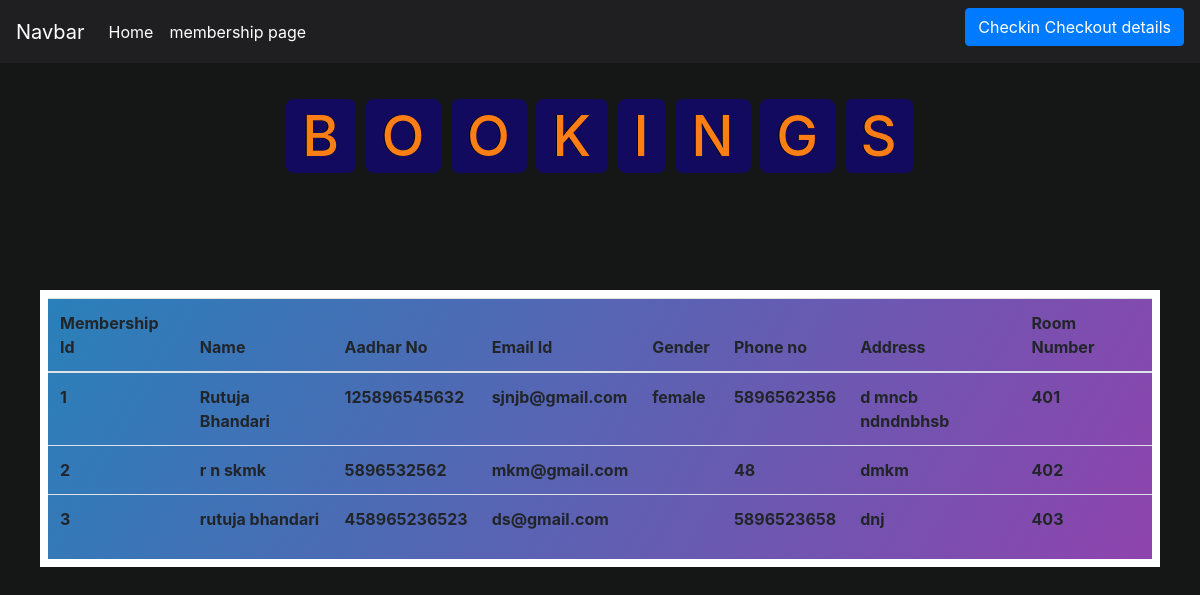
Before: /admin/membershipallbooking.php with the older database file.
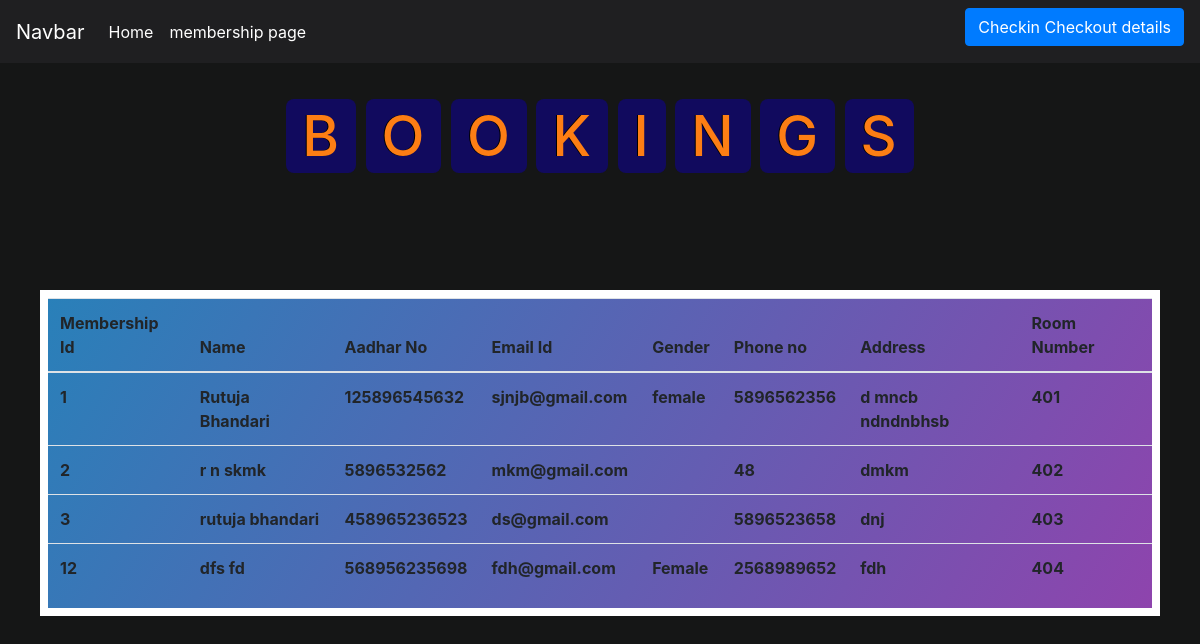
After: the same page with the newer database file.
### tables this page shows
CREATE TABLE `membership` (
  `membership_id` int(2) NOT NULL,
  `first_name` varchar(50) NOT NULL,
  `middle_name` varchar(50) NOT NULL,
  `last_name` varchar(50) NOT NULL,
  `aadhar` bigint(12) NOT NULL,
  `email` varchar(50) NOT NULL,
  `gender` varchar(11) NOT NULL,
  `phone_no` bigint(10) NOT NULL,
  `address` varchar(250) NOT NULL,
  `room_no` int(3) NOT NULL,
  `verified` varchar(3) NOT NULL DEFAULT 'no'
);

### admin/membershipallbooking.php (the view, shortened to what this page needs)
<?php
include ("connections.php");
?>
<!doctype html>
<html lang="en">
  <head>
    <link rel="stylesheet" href="https://cdn.jsdelivr.net/npm/bootstrap@4.4.1/dist/css/bootstrap.min.css">
    <link rel="stylesheet" href="css/index.css">
  </head>
  <body>
    <header>
    <div class="navIndex ">
    <nav class="navbar navbar-expand-lg   ">
      <a class="navbar-brand navcolor" href="#">Navbar</a>
        <div class="collapse navbar-collapse" id="navbarSupportedContent">
        <ul class="navbar-nav mr-auto">
            <li class="nav-item active">
              <a class="nav-link navcolor" href="index.php">Home <span class="sr-only">(current)</span></a>
            </li>
            <li class="nav-item active">
              <a class="nav-link navcolor" href="membership.php">membership page <span class="sr-only">(current)</span></a>
            </li>
            </ul>
          <div class="btn-group" role="group" aria-label="Button group with nested dropdown">
          <a class="btn btn-primary" href="roomdetails.php" role="button" >Checkin Checkout details</a>
          </div>
          </div>
        </div>
    </header>
    <h1 class="heading">
        <span >B</span>
        <span >O</span>
        <span >O</span>
        <span >K</span>
        <span >I</span>
        <span >N</span>
        <span >G</span>
        <span >S</span>
    </h1>
    <div class="panel-body booking">
                      <div class="table-responsive">
                      <table class="table">
                      <thead>
                      <tr>
                      <th>Membership Id </th>
                      <th>Name</th>
                      <th>Aadhar No</th>
                      <th>Email Id</th>
                      <th>Gender</th>
                      <th>Phone no</th>
                      <th>Address</th>
                      <th>Room Number</th>
                                        </tr>
                                    </thead>
                                    <tbody>
									<?php
									$tsql = "select membership_id,first_name,last_name,aadhar,email,gender,phone_no,address,room_no from membership";
									$tre = mysqli_query($con,$tsql);
									while($trow=mysqli_fetch_array($tre) )
									{
											echo"<tr>
												<th>".$trow['membership_id']."</th>
												<th>".$trow['first_name']." ".$trow['last_name']."</th>
												<th>".$trow['aadhar']."</th>
                                                <th>".$trow['email']."</th>
                                                <th>".$trow['gender']."</th>
												<th>".$trow['phone_no']."</th>
                                                <th>".$trow['address']."</th>
												<th>".$trow['room_no']."</th>
												</tr>";
									}
									?>
                                    </tbody>
                                </table>
                            </div>
                        </div>
  </body>
</html>

### admin/css/index.css (style rules this page uses)
.navIndex { background-color: rgb(31, 31, 33); }
.navcolor { color: white; }
body { background-color: rgb(21, 22, 22); }
h1 { text-align: center; }
.heading { text-align: center; padding: 2.5rem 0; }
.heading span { font-size: 3.5rem; background: rgb(17,10,94); color: var(--orange); border-radius: .5rem; padding: .2rem 1rem; }
.btn-group { margin-top: 0.1px; margin-bottom: 9px; margin-left: 9px; }
ul { list-style: none; }
.heading { text-align: center; font-size: 2.0em; letter-spacing: 1px; padding: 40px; color: #146C94; }
body { background-repeat: no-repeat; height: 100%; background-position: center; background-repeat: no-repeat; background-size: cover; padding: 0%; background-attachment: fixed; }
h1,h2 { color: rgb(199, 215, 15); text-decoration: solid; text-decoration-color: aliceblue; text-shadow: -1px 0 black; }
.booking { display: flexbox; border: 1vh solid white; background:linear-gradient(120deg,#2980b9,#8e44ad) ; color: #000000; margin: 0 ; margin: 10vh 5vh; }

Changed rows visible on the page:
added membership: membership_id "12", first_name "dfs", last_name "fd", aadhar "568956235698", email "fdh@gmail.com", gender "Female", phone_no "2568989652", address "fdh", room_no "404"
